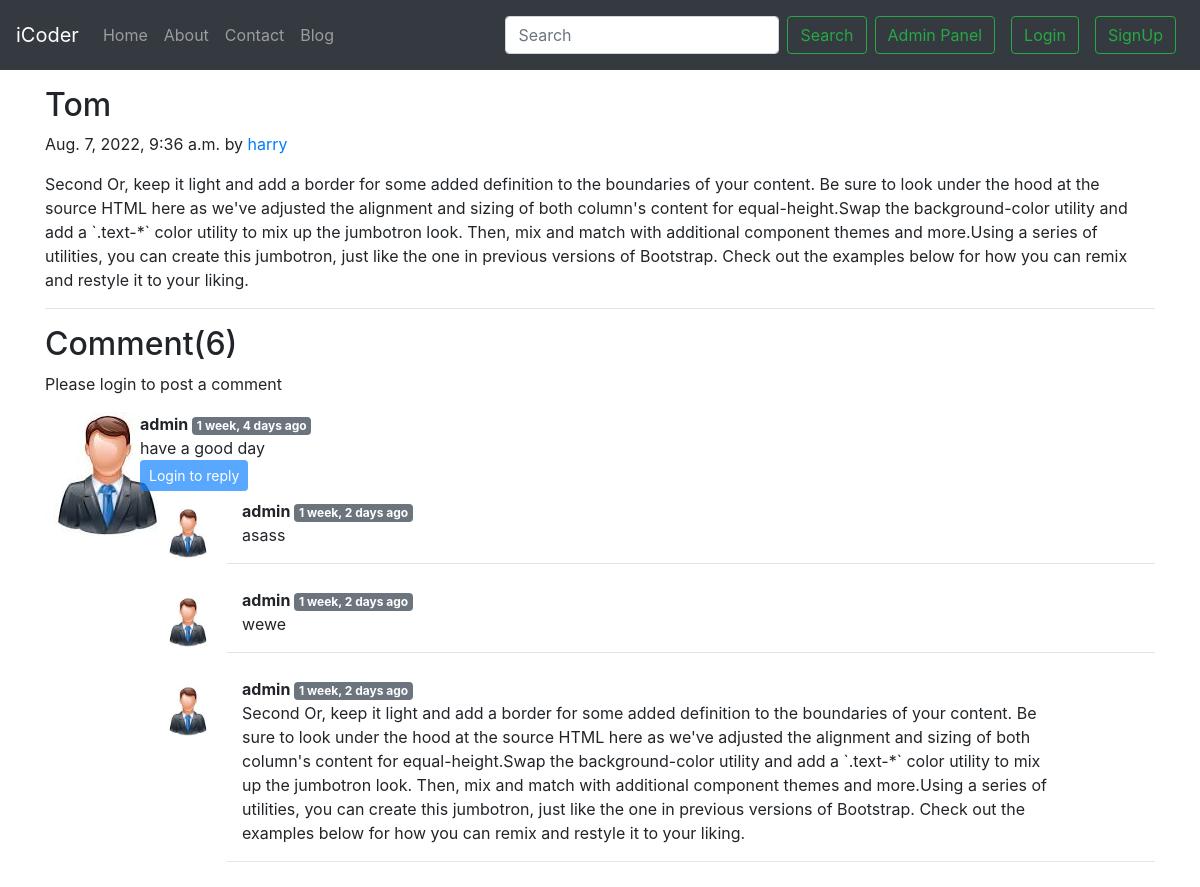
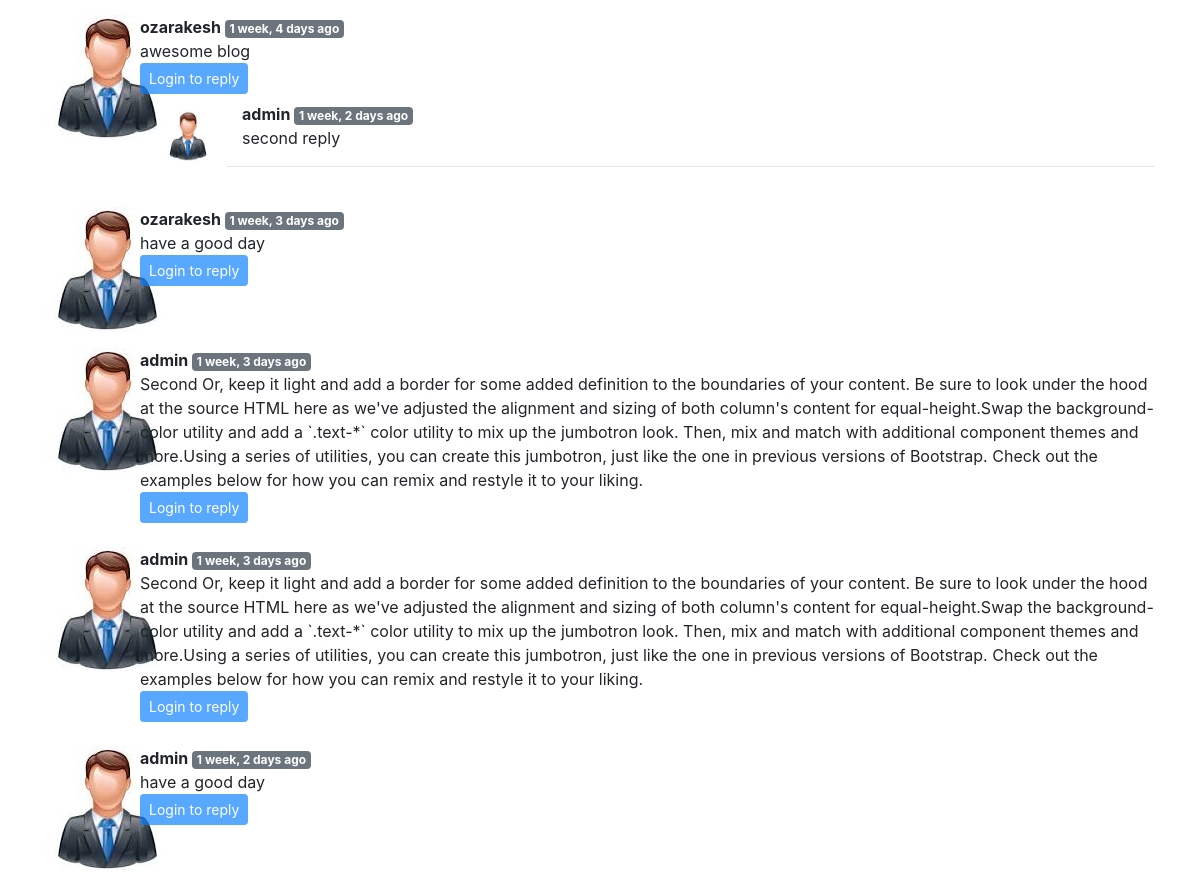
The app's page /blog/second_post with its own data (2 pictures, top to bottom).
### blog/models.py (models this page shows, shortened)
class Post(models.Model):
    sno = models.AutoField(primary_key=True)
    title = models.CharField(max_length=50)
    content = models.TextField()
    author = models.CharField(max_length=13)
    slug= models.CharField(max_length=130)
    timestamp = models.DateTimeField(blank=True)

class blogComment(models.Model):
    sno = models.AutoField(primary_key=True)
    comment = models.TextField()
    user = models.ForeignKey(User,on_delete=models.CASCADE)
    post = models.ForeignKey(Post,on_delete=models.CASCADE)
    parent = models.ForeignKey('self',on_delete=models.CASCADE,null=True)
    timestamp = models.DateTimeField(default=now)

### blog/views.py (the view)
# urls.py: path('<str:slug>',views.blogpost,name = "blogpost"),
def blogpost(request,slug):
    post = Post.objects.filter(slug=slug).first()
    comments= blogComment.objects.filter(post=post, parent=None)
    replies= blogComment.objects.filter(post=post).exclude(parent=None)
    replyDict={}
    for reply in replies:
        if reply.parent.sno not in replyDict.keys():
            replyDict[reply.parent.sno]=[reply]
        else:
            replyDict[reply.parent.sno].append(reply)
    context={'post':post, 'comments': comments, 'user': request.user, 'replyDict': replyDict}
    return render(request,'blog/blogpost.html',context)

### blog/templatetags/extras.py (called while the page is built)
@register.filter(name='get_val')
def get_val(dict, key):
    return dict.get(key)

### templates/blog/blogpost.html (shortened to what this page needs)
{% extends 'base.html' %}
{% block body %}
{% load humanize %}
{% load extras %}
<div class="container my-3">
  <h2 class="blog-post-title">{{post.title}}</h2>
  <p class="blog-post-meta">{{post.timestamp}} by <a href="' %}">{{post.author}}</a></p>
  <p>{{post.content|safe}}</p>
  <hr>
</div>
<div class="container">
  <h2>Comment({{comments.count}})</h2>
  <div class="my-2">
    {% if user.is_authenticated %}
    <form action="/blog/postComment" method="post">
      {% csrf_token %}
      <div class="form-group">
        <label for="comment">Post Comment</label>
        <input type="text" class="form-control" name="comment" placeholder="Enter comment here">
      </div>
      <input type="hidden" name="postSno" value="{{post.sno}}">
      <input type="hidden" name="parentSno" value="">
      <button type="submit" class="btn btn-primary my-2">Submit</button>
    </form>
    {% else %}
    Please login to post a comment
    {% endif %}
  </div>
  {% for comment in comments %}
  <div class="row my-3">
    <div class="col-md-1">
      <img src="/static/user.jpg" alt="" srcset="">
    </div>
    <div class="col-md-11"><b> {{comment.user.username }} </b> <span
        class="badge badge-secondary">{{comment.timestamp|naturaltime}} </span>
      <div>{{comment.comment}} </div>
      <div class="replay">
        {% if user.is_authenticated %}
        <button class="btn btn-primary btn-sm mt-2" type="button" data-toggle="collapse" data-target="#replay{{comment.sno}}"
          aria-expanded="false" aria-controls="replay{{comment.sno}}">
          Replay
        </button>
        <div class="collapse my-2" id="replay{{comment.sno}}">
          <div class="card card-body">
            <form action="/blog/postComment" method="post">
              {% csrf_token %}
              <div class="form-group">
                <label for="comment">Post Replay</label>
                <input type="text" class="form-control" name="comment" placeholder="Enter replay here">
                <input type="hidden" name="parentSno" value="{{comment.sno}}">
              </div>
              <input type="hidden" name="postSno" value="{{post.sno}}">
              <button type="submit" class="btn btn-primary my-2">Submit</button>
            </form>
          </div>
        </div>
        {% else %}
        <button class="btn btn-primary btn-sm" type="button" data-toggle="collapse" data-target="#replay{{comment.sno}}"
          aria-expanded="false" aria-controls="replay{{comment.sno}}" disabled>
          Login to reply
        </button>
        {% endif %}
        <div class="replies my-2">
          {% for reply in replyDict|get_val:comment.sno %}
          <div class="row my-2">
            <div class="col-md-1">
              <img class="image" src="/static/user.jpg" alt="" srcset="" style="
    margin-top: 9px;
    height: 50px;
    width: 46px;
    margin-left: 25px;
">
            </div>
            <div class="col-md-11">
              <div class="col-md-11 ">
                <b> {{reply.user.username}} </b> <span
                  class="badge badge-secondary ">{{reply.timestamp| naturaltime}}</span>
                <div>{{reply.comment}}</div>
              </div>
              <hr>
            </div>
          </div>
          {% endfor %}
        </div>
      </div>
    </div>
  </div>
  {% endfor %}
</div>
{% endblock %}

### records on screen
Post: title "Tom", timestamp "Aug. 7, 2022, 9:36 a.m.", author "harry", content "Second Or, keep it light and add a border for some added definition to the boundaries of your content. Be sure to look under the hood at the source HTML here as we've adjusted the alignment and sizing of both column's content for equal-height.Swap the background-color utility and add a `.text-*` color utility to mix up the jumbotron look. Then, mix and match with additional component themes and more.Using a series of utilities, you can create this jumbotron, just like the one in previous versions of Bootstrap. Check out the examples below for how you can remix and restyle it to your liking."
blogComment: user.username "admin", timestamp "1 week, 4 days ago", comment "have a good day"
blogComment: user.username "admin", timestamp "1 week, 2 days ago", comment "asass"
blogComment: user.username "admin", timestamp "1 week, 2 days ago", comment "wewe"
blogComment: user.username "admin", timestamp "1 week, 2 days ago", comment "Second Or, keep it light and add a border for some added definition to the boundaries of your content. Be sure to look under the hood at the source HTML here as we've adjusted the alignment and sizing of both column's content for equal-height.Swap the background-color utility and add a `.text-*` color utility to mix up the jumbotron look. Then, mix and match with additional component themes and more.Using a series of utilities, you can create this jumbotron, just like the one in previous versions of Bootstrap. Check out the examples below for how you can remix and restyle it to your liking."
blogComment: user.username "ozarakesh", timestamp "1 week, 4 days ago", comment "awesome blog"
blogComment: user.username "admin", timestamp "1 week, 2 days ago", comment "second reply"
blogComment: user.username "ozarakesh", timestamp "1 week, 3 days ago", comment "have a good day"
blogComment: user.username "admin", timestamp "1 week, 3 days ago", comment "Second Or, keep it light and add a border for some added definition to the boundaries of your content. Be sure to look under the hood at the source HTML here as we've adjusted the alignment and sizing of both column's content for equal-height.Swap the background-color utility and add a `.text-*` color utility to mix up the jumbotron look. Then, mix and match with additional component themes and more.Using a series of utilities, you can create this jumbotron, just like the one in previous versions of Bootstrap. Check out the examples below for how you can remix and restyle it to your liking."
blogComment: user.username "admin", timestamp "1 week, 3 days ago", comment "Second Or, keep it light and add a border for some added definition to the boundaries of your content. Be sure to look under the hood at the source HTML here as we've adjusted the alignment and sizing of both column's content for equal-height.Swap the background-color utility and add a `.text-*` color utility to mix up the jumbotron look. Then, mix and match with additional component themes and more.Using a series of utilities, you can create this jumbotron, just like the one in previous versions of Bootstrap. Check out the examples below for how you can remix and restyle it to your liking."
blogComment: user.username "admin", timestamp "1 week, 2 days ago", comment "have a good day"

### other values on screen
{{ comments.count }} "6"
